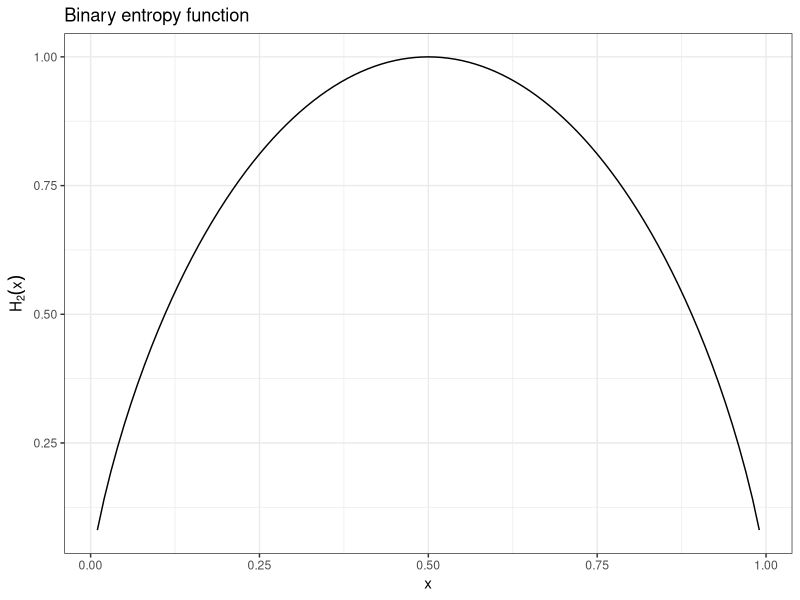
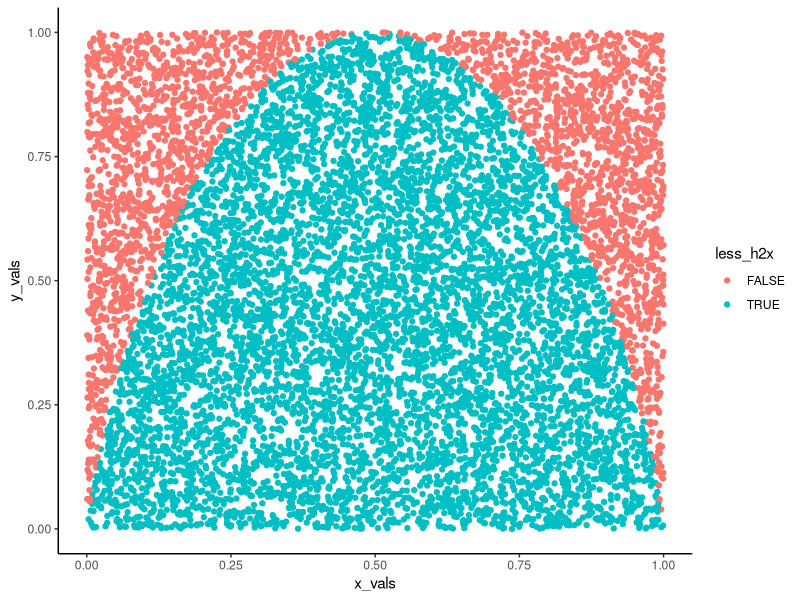
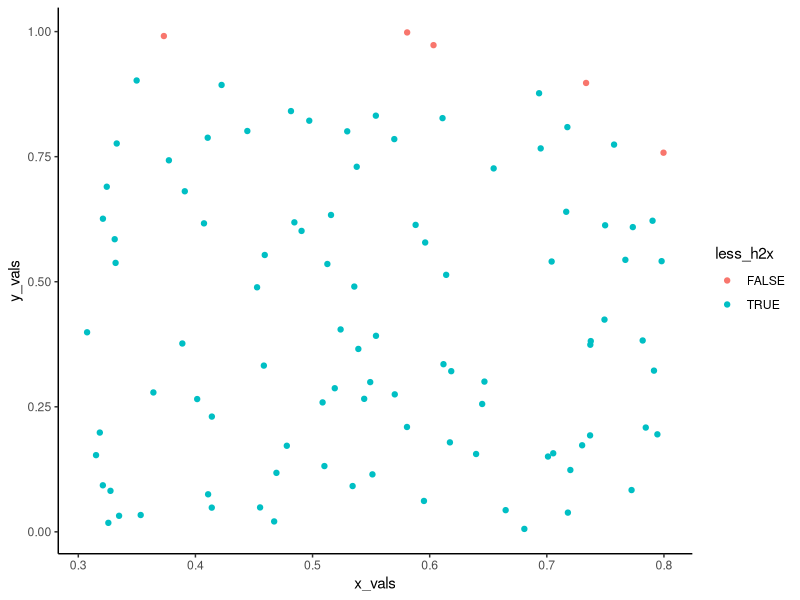
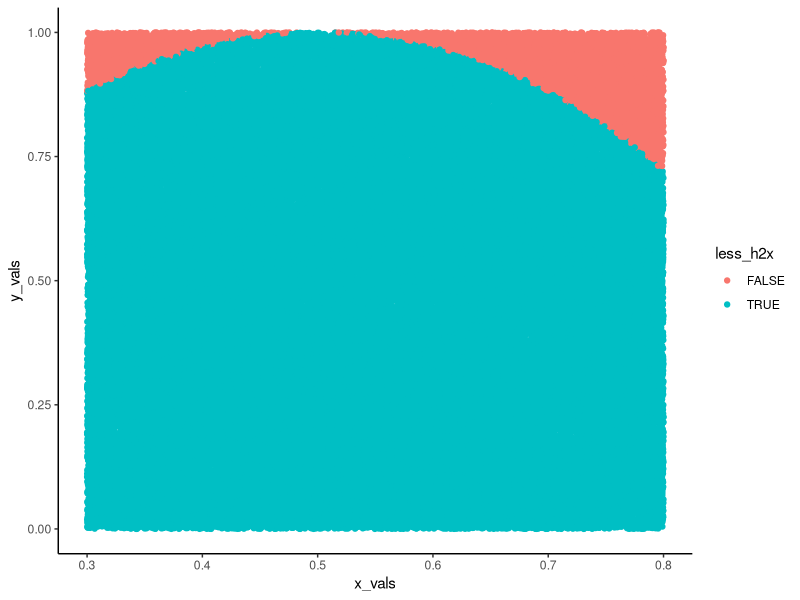

Write R code to recreate these figures, in order. (Note: this script raises an error after producing the figures.)
## ---- chunk 1
### Binary entropy function.
### This function takes on an x between zero and one and returns the H2(x) of this value

h2x <- function (x){
  x * log2(1/x) + (1-x) * log2(1/(1-x)) #Note that the binary entropy function 
}

h2x_df <- data.frame(x = seq(0.01, 0.99, 0.01), h2x = h2x(seq(0.01, 0.99, 0.01)))

library(ggplot2)

ggplot(h2x_df, aes(x = x, y = h2x)) +
  geom_line() +
  theme_bw() +
  labs(
    title = "Binary entropy function",
  ) +
  ylab(bquote(H[2](x)))


## ---- chunk 2
library(dplyr)
library(purrr)

##First set up a base DF, with 10000 sims.

sampler_results <- data.frame(x_vals = runif(10000, 0, 1), 
                              y_vals = runif(10000, 0, 1)) %>%
  ##Next check if the values are less than the H2(x) values
  mutate(
    h2x_vals = h2x(x_vals),
    less_h2x = if_else(y_vals <= h2x_vals, TRUE, FALSE) #I broke this up into two steps, so I can check if the intermediate steps work the way they should :)
  )


## ---- chunk 3

area_under_curve <- sampler_results %>%
  summarize(
    n_total = n(),
    under_curve = sum(less_h2x),
    area = under_curve / n_total
  ) %>%
  pull(area)

area_under_curve

## ---- chunk 4
sampler_results %>%
  ggplot(aes(x = x_vals, y = y_vals, color = less_h2x)) +
  geom_point() +
  theme_classic()
## ---- chunk 5
sample_h2x <- function (x1, x2, n_sims){
  ### Takes on values of x and returns the H2(x) integral between those values.
  ### Assumes x1 < x2 and 0 < x1, x2 < 1
  
  
  sampler_results <- data.frame(x_vals = runif(n_sims, x1, x2), 
                              y_vals = runif(n_sims, 0, 1)) %>%
  ##Next check if the values are less than the H2(x) values
  mutate(
    h2x_vals = h2x(x_vals),
    less_h2x = if_else(y_vals <= h2x_vals, TRUE, FALSE) #I broke this up into two steps, so I can check if the intermediate steps work the way they should :)
  )
  
  sampler_results
}


#Run a visual test

sample_h2x(0.3, 0.8, 100) %>%
  ggplot(aes(x = x_vals, y = y_vals, color = less_h2x)) +
  geom_point() +
  theme_classic()

sample_h2x(0.3, 0.8, 100000) %>%
  ggplot(aes(x = x_vals, y = y_vals, color = less_h2x)) +
  geom_point() +
  theme_classic()

## ---- chunk 6
read_h2x_mc <- function (mc_results, x1, x2, y1 = 0, y2 = 1){
  ###The function takes on the raw MC results and returns the area under the curve between X1 and x2.
  
  area_checked <- (x2 - x1) * (y2 - y1)
  
  result <- mc_results %>%
    summarize(
      n_total = n(),
      n_under = sum(less_h2x),
      area_under_curve = area_checked * n_under / n_total
    ) %>%
    pull(area_under_curve)
    
  
  round(result[1], 3) #Return as a single value, not a vector
  
}

##Test
sample_h2x(0, 1, 10000) %>%
  read_h2x_mc(x1 = 0, x2 = 1)




## ---- chunk 7
wrap_h2x_mc <- function (x1, x2, y1 = 0, y2 = 0, n_sims){
  ###Wrapper function chaining the actual MC simulation and the result reader
  
  sample_h2x(x1, x2, n_sims) %>%
    read_h2x_mc(x1, x2)
  
}

##Test
wrap_h2x_mc(x1= 0.2, x2 = 0.35, n_sims = 5000)



## ---- chunk 8
wrap_control_h2x_mc <- function (x1, x2, target_sd, num_mcs){
  ### The function takes on arguments relating to the range over which we want to integrate and returns the distribution of num_mcs results, with an SD of less than the target_sd.
  ### Assumes x1>x2
  
  ## Calculate max y
  y2 <- data.frame(x_values = seq(x1, x2, length.out = 100)) %>%
    mutate(y_values = h2x(x_values)) %>%
    summarize(max_y = max(y_values, na.rm = TRUE)) %>%
    pull(max_y)
  
  y2 <- min(1, y2 + 0.01) #What we want to do here is make sure that the upper sampler level is over the actual maximum within a given range

  ## Set up the vector  to track the different MC results
  n_sims <- 1000
  mc_sigma <- 20 #Set a too high starting MC sigma to avoid the while loop from not working
  
  while (mc_sigma > target_sd) {
    mc_results <- c()
    
    for (i in 1:num_mcs) {
      indiv_mc_result <- sample_h2x(x1, x2, n_sims) %>%
        read_h2x_mc(x1, x2, y1 = 0, y2 = y2)
      
      mc_results <- c(mc_results, indiv_mc_result)
      
    }
    n_sims <- n_sims * 2
    mc_sigma <- sd(mc_results)
    
    
  }
  
  
  
  
}


##Test
wrap_control_h2x_mc(x1 = 0, x2=  1)
wrap_control_h2x_mc(x1 = 0, x2 = 0.2)


